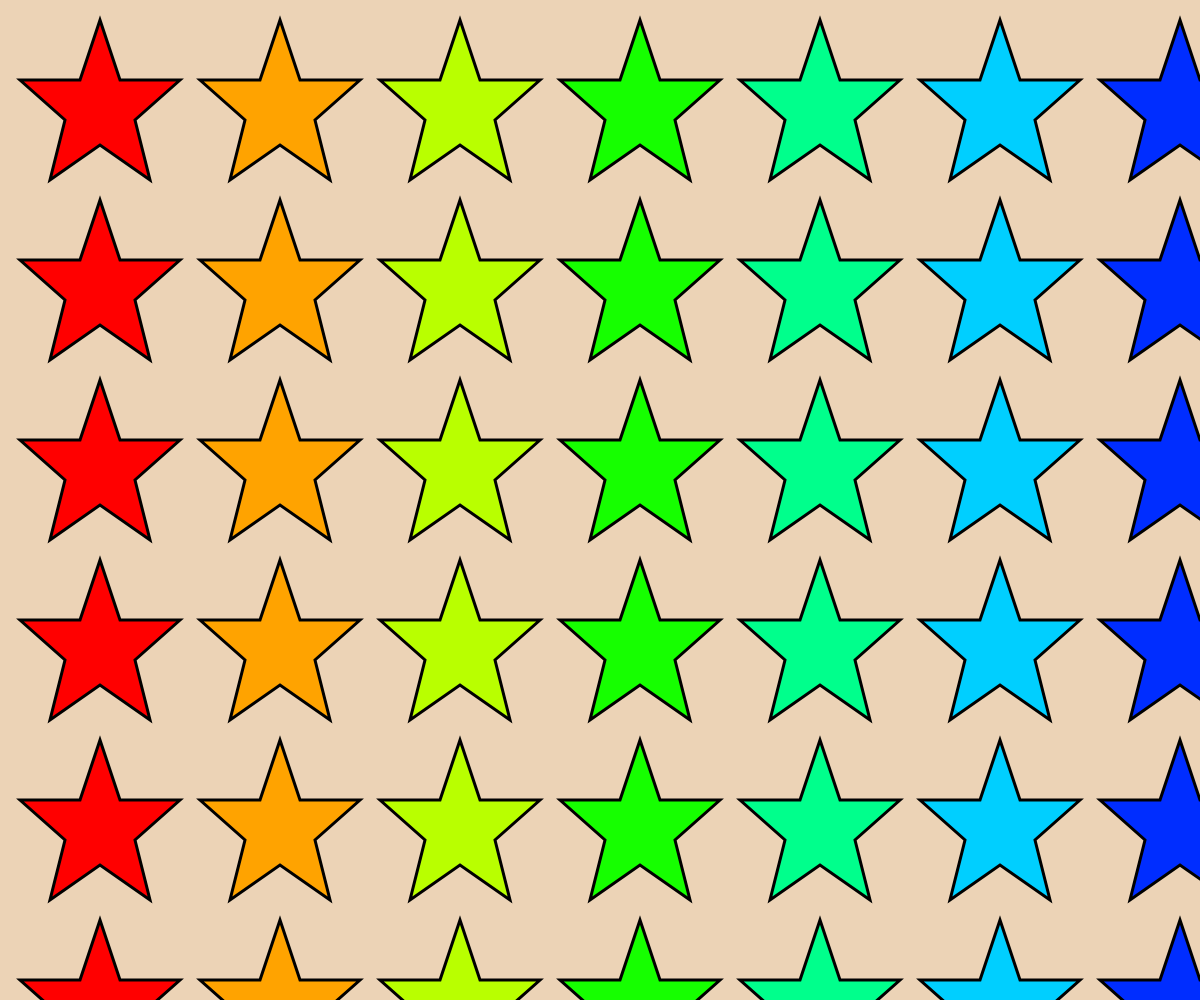
Frame 1 (no input)
Frame 60 (no input): identical to frame 1, image omitted
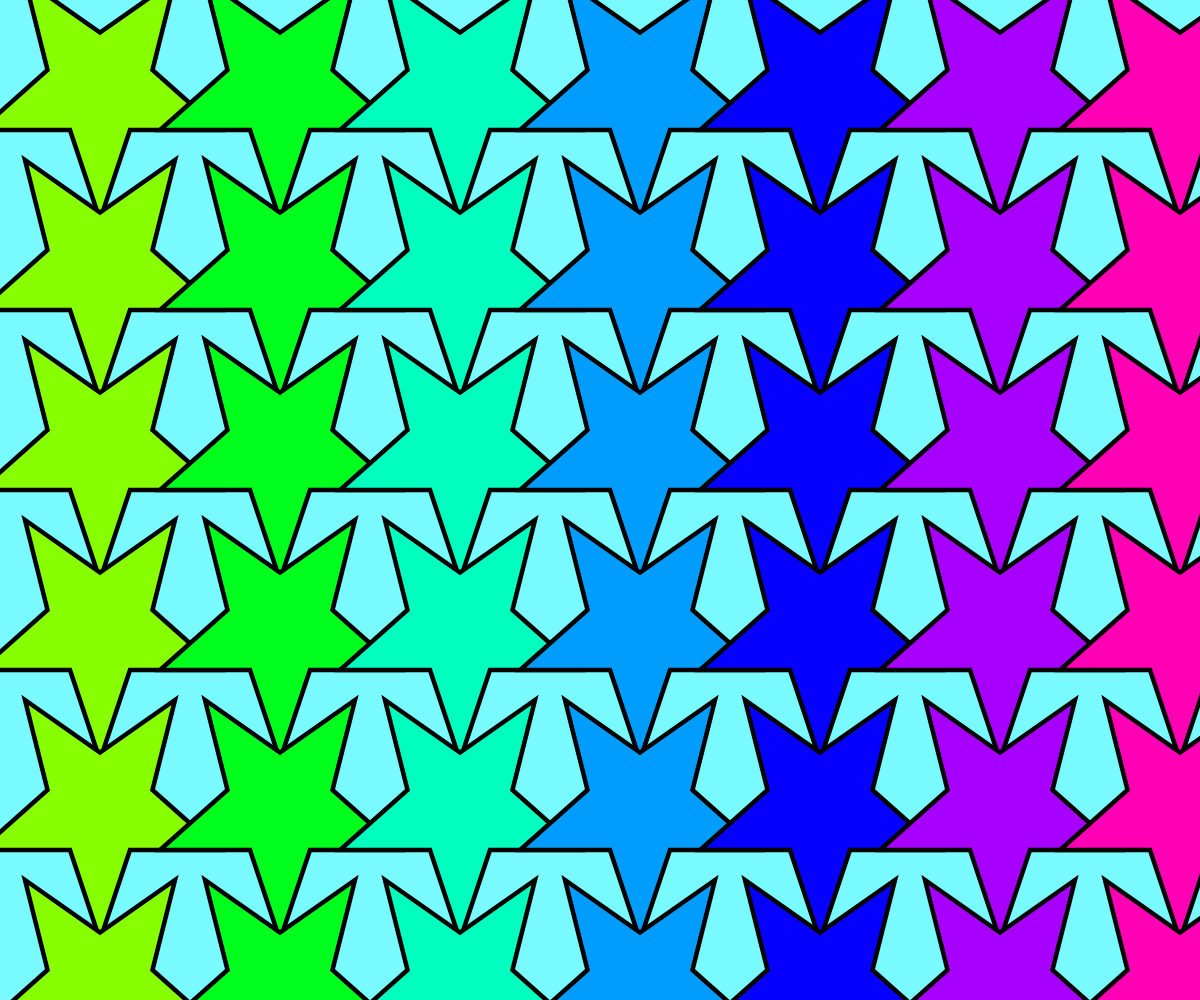
Frame 120 (the mouse pressed at the canvas centre since frame 60)

The p5.js sketch that drew these frames (run headless with seeded random() and noise() and a simulated clock; from frame 60 on, the mouse is pressed at the canvas centre):

// p5.js sketch
// ── sketch.js
//global color variables created used for dynamic changes
let bgColor = '#ecd3b6ff';
let baseHUE = 0;

function setup() {
  createCanvas(windowWidth, windowHeight);
  colorMode(HSB); 
}
function draw() {
  background(bgColor);
  strokeWeight(3);

  //local variables created for star colors taken from your notes
  let hue = 0;
  let sat = 0;
  
  //nested for loop to create the grid of stars and set the spacing
  //so they don't overlap or spread too far from each other
  for(let x = 0; x < width; x +=180){ 
    for(let y =0; y < height; y+=180){
      hue = map(x,0,width,0,255);
      sat = map(y,0,height,0,255);
      //used your notes for the fill color and added the baseHUE
      //in the parameters to allow random colors of stars. I also added
      //the 255 settings so the stars are no longer white at start
      fill(hue + baseHUE,sat + 255,255)
      push();
  //added the x and y parameters and settings so the stars
  //are closer to the 0,0 point.
  translate(x - 100,y - 80);
  //used to balance the rotation of stars to stay closer in place with the original
  //vertex points defined in the shape. Otherwise, the stars will stack
  //and rotate out of position shown in the original submission and keeping
  //a cleaner look closer to the 0,0 as the star shape was created first.
  translate(200,180);
  //adding the dynamic function so the stars spin as the mouse moves across
  //the x axis, and the stars grow larger in scale as you move down the y axis
  let angle = map(mouseX, 0, width, 0, TWO_PI);
  rotate(angle);
  //changed the parameters of the original star size to 1 so they are not
  //small and oddly spaced shown in the original submission. The 2 setting
  //updated so they don't scale too largely to recognize the shape.
  let s = map(mouseY, 0, height,1,2);
  scale(s);
  translate(-200,-180);
  //star shape created
  beginShape();
  vertex(200, 100);
  vertex(220, 160);
  vertex(280, 160);
  vertex(235, 200);
  vertex(250, 260);
  vertex(200, 225);
  vertex(150, 260);
  vertex(165, 200);
  vertex(120, 160);
  vertex(180, 160);
  endShape(CLOSE);
  pop();
    }
  }
}
//settings to randomize each color every time the mouse is clicked.
function mousePressed(){
  bgColor = color(random(255), random(255), random(255)); 
  baseHUE = random(255);
}
